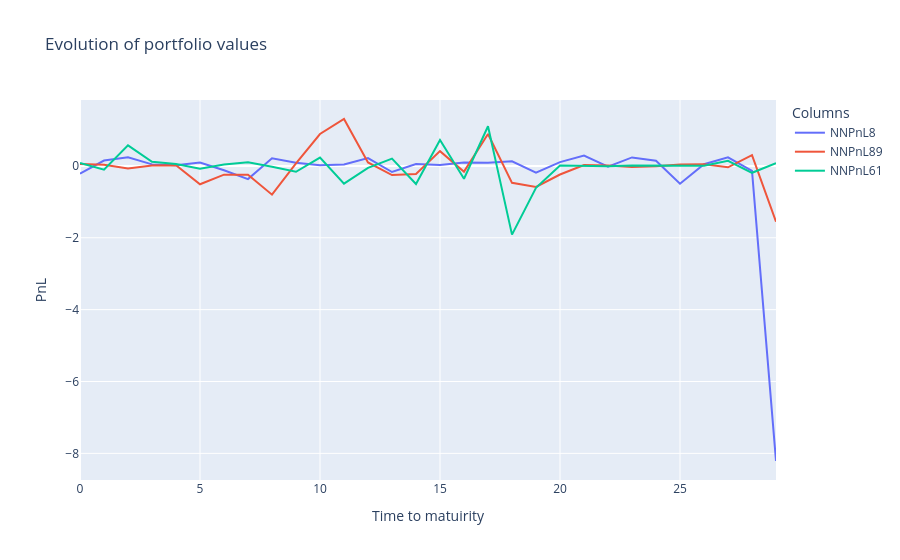

The notebook cell saved with this chart:
### Code cell
fig = go.Figure()
# Add traces for each column
for column in rewards.columns[values]:
    fig.add_trace(go.Scatter(x=rewards.index, y=rewards[column], mode='lines', name=f"NNPnL{column}"))
    #fig.add_trace(go.Scatter(x=rewards_1.index, y=rewards_1[column], mode='lines', name=f"DeltaPnL{column}"))

# Update layout
fig.update_layout(
    title='Evolution of portfolio values',
    xaxis_title='Time to matuirity',
    yaxis_title='PnL',
    template='plotly',
    legend=dict(title='Columns'),
)

# Show the plot
fig.show()

### Figure 1 — Plotly figure (JSON) as saved in the notebook; plotly's stock layout.template omitted (floating-point values rounded to 4 significant figures)
{"data": [{"mode": "lines", "name": "NNPnL8", "type": "scatter", "x": [0, 1, 2, 3, 4, 5, 6, 7, 8, 9, 10, 11, 12, 13, 14, 15, 16, 17, 18, 19, 20, 21, 22, 23, 24, 25, 26, 27, 28, 29], "y": [-0.2167, 0.1504, 0.2399, 0.04283, 0.01614, 0.09488, -0.1218, -0.3667, 0.2131, 0.08786, 0.01893, 0.04278, 0.2192, -0.1697, 0.04999, 0.02746, 0.0946, 0.09086, 0.127, -0.1865, 0.1052, 0.2864, -0.02014, 0.2365, 0.1423, -0.4946, 0.04833, 0.2389, -0.138, -8.212]}, {"mode": "lines", "name": "NNPnL89", "type": "scatter", "x": [0, 1, 2, 3, 4, 5, 6, 7, 8, 9, 10, 11, 12, 13, 14, 15, 16, 17, 18, 19, 20, 21, 22, 23, 24, 25, 26, 27, 28, 29], "y": [0.05023, 0.0341, -0.07362, 0.01405, 0.01739, -0.5099, -0.2427, -0.2476, -0.8009, 0.07245, 0.8883, 1.306, 0.09712, -0.2545, -0.2241, 0.411, -0.1597, 0.8899, -0.4708, -0.5848, -0.2386, 0.02201, 0.00815, -0.03008, -0.01128, 0.04023, 0.04929, -0.0386, 0.3, -1.554]}, {"mode": "lines", "name": "NNPnL61", "type": "scatter", "x": [0, 1, 2, 3, 4, 5, 6, 7, 8, 9, 10, 11, 12, 13, 14, 15, 16, 17, 18, 19, 20, 21, 22, 23, 24, 25, 26, 27, 28, 29], "y": [0.084, -0.105, 0.5709, 0.1166, 0.0525, -0.08177, 0.04079, 0.09951, -0.02521, -0.162, 0.2336, -0.492, -0.05301, 0.2048, -0.5033, 0.7239, -0.3563, 1.103, -1.913, -0.6086, 0.009295, 0.00175, -0.006288, 0.009628, 0.004073, 0.006983, 0.006016, 0.1403, -0.1916, 0.07788]}], "layout": {"legend": {"title": {"text": "Columns"}}, "title": {"text": "Evolution of portfolio values"}, "xaxis": {"title": {"text": "Time to matuirity"}}, "yaxis": {"title": {"text": "PnL"}}}}
